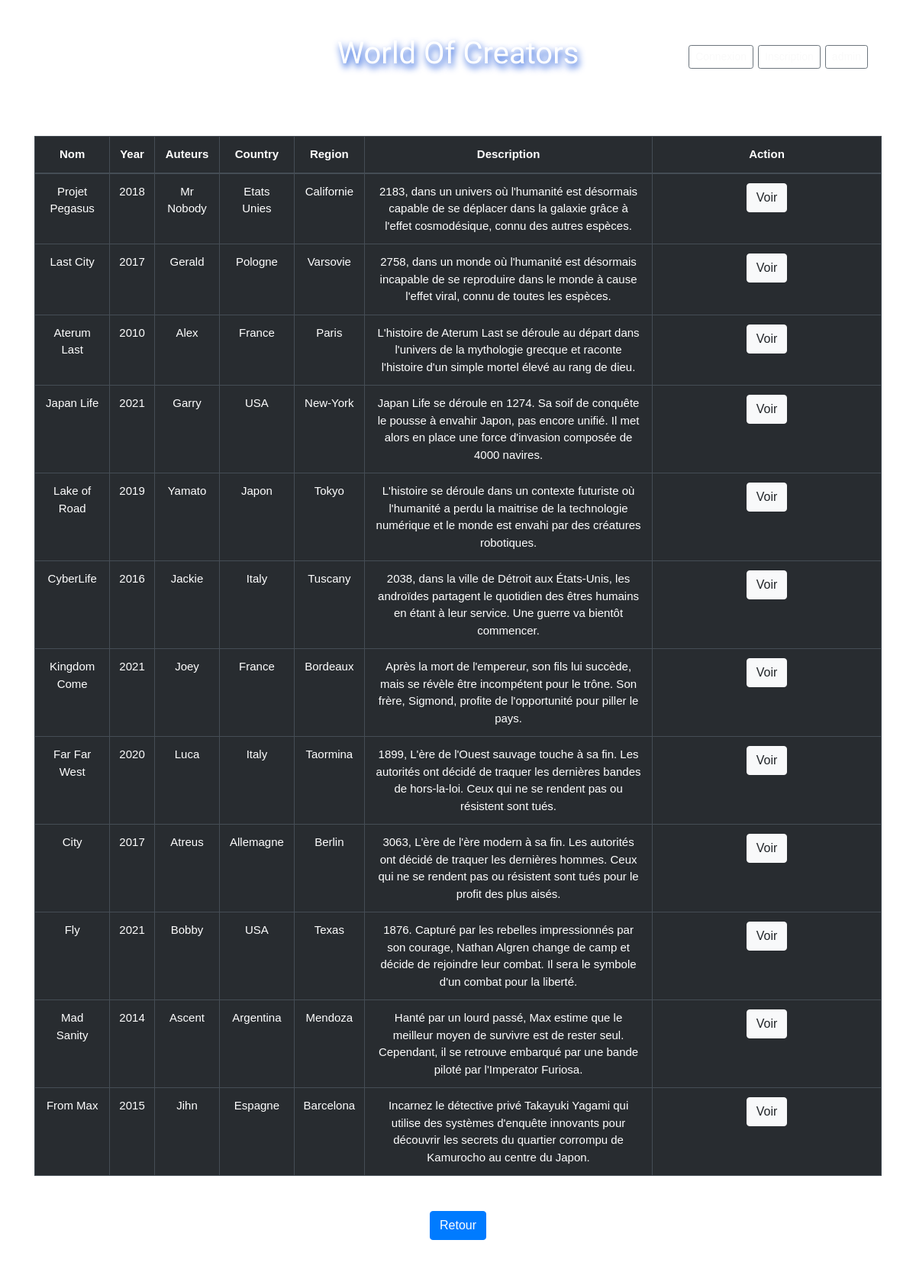
/a999/index.php (signed in), run on the app's committed database.
### tables this page shows
CREATE TABLE IF NOT EXISTS `articles` (
  `id` int(11) NOT NULL AUTO_INCREMENT,
  `name` varchar(50) NOT NULL,
  `year` int(11) NOT NULL,
  `authors` varchar(50) NOT NULL,
  `country` varchar(20) NOT NULL,
  `region` varchar(30) NOT NULL,
  `description` varchar(500) NOT NULL,
  `picture` varchar(255) NOT NULL,
  `date-creation` timestamp NOT NULL DEFAULT CURRENT_TIMESTAMP ON UPDATE CURRENT_TIMESTAMP,
  PRIMARY KEY (`id`)
);

### a999/index.php (the view, shortened to what this page needs)
<?php
include('../include/header.php');
if (isset($_SESSION['admin'])) {
?>
    <div class="row">
        <table class="table table-bordered table-dark">
            <thead>
                <tr class="ok">
                    <th scope="col">Nom</th>
                    <th scope="col">Year</th>
                    <th scope="col">Auteurs</th>
                    <th scope="col">Country</th>
                    <th scope="col">Region</th>
                    <th scope="col">Description</th>
                    <th scope="col">Action</th>
                </tr>
            </thead>
            <tbody>
                <?php
                $db = Database::connect();
                $statement = $db->query('SELECT id, name, year, authors ,country,region,description  FROM articles');
                while ($articles = $statement->fetch()) {
                    echo '<tr>';
                    echo '<td>' . $articles['name'] . '</td>';
                    echo '<td>' . $articles['year'] . '</td>';
                    echo '<td>' . $articles['authors'] . '</td>';
                    echo '<td>' . $articles['country'] . '</td>';
                    echo '<td>' . $articles['region'] . '</td>';
                    echo '<td>' . $articles['description'] . '</td>';
                    echo '<td width=300>';
                    echo '<a class="btn btn-light" href="../php/view.php?id=' . $articles['id'] .  '"> Voir </a>';
                    echo '</td>';
                    echo '</tr>';
                }
                ?>
        </table>
    </div>
    </div>
    <div>
        <a class="btn btn-primary" href="../index.php">Retour</a>
    </div>
    <footer>
        <div class="footer-copyright text-center py-3">© 2021 Copyright :
            <a>Don Jo</a>
        </div>
    </footer>
<?php
}
?>
</body>
</html>

### assets/css/style1.css (style rules this page uses)
body { background: url(../img/bg2.png); min-width: 100%; min-height: 100%; top: 0; left: 0; font-size: 15px; font-family: "Comic Sans MS", sans-serif; text-align: center; }
.footer-copyright { color: white; }
.table { display: block; overflow-x: auto; width: 100%; }
.table-bordered { background-color: rgb(40, 44, 48); }
.row { margin: 30px; }

### data on the page
articles: name "Projet Pegasus", year "2018", authors "Mr Nobody", country "Etats Unies", region "Californie", description "2183, dans un univers où l'humanité est désormais capable de se déplacer dans la galaxie grâce à l'effet cosmodésique, connu des autres espèces."
articles: name "Last City", year "2017", authors "Gerald", country "Pologne", region "Varsovie", description "2758, dans un monde où l'humanité est désormais incapable de se reproduire dans le monde à cause l'effet viral, connu de toutes les espèces."
articles: name "Aterum Last", year "2010", authors "Alex", country "France", region "Paris", description "L'histoire de Aterum Last se déroule au départ dans l'univers de la mythologie grecque et raconte l'histoire d'un simple mortel élevé au rang de dieu."
articles: name "Japan Life", year "2021", authors "Garry", country "USA", region "New-York", description "Japan Life se déroule en 1274. Sa soif de conquête le pousse à envahir Japon, pas encore unifié. Il met alors en place une force d'invasion composée de 4000 navires."
articles: name "Lake of Road", year "2019", authors "Yamato", country "Japon", region "Tokyo", description "L'histoire se déroule dans un contexte futuriste où l'humanité a perdu la maitrise de la technologie numérique et le monde est envahi par des créatures robotiques."
articles: name "CyberLife", year "2016", authors "Jackie", country "Italy", region "Tuscany", description "2038, dans la ville de Détroit aux États-Unis, les androïdes partagent le quotidien des êtres humains en étant à leur service. Une guerre va bientôt commencer."
articles: name "Kingdom Come", year "2021", authors "Joey", country "France", region "Bordeaux", description "Après la mort de l'empereur, son fils lui succède, mais se révèle être incompétent pour le trône. Son frère, Sigmond, profite de l'opportunité pour piller le pays."
articles: name "Far Far West", year "2020", authors "Luca", country "Italy", region "Taormina", description "1899, L'ère de l'Ouest sauvage touche à sa fin. Les autorités ont décidé de traquer les dernières bandes de hors-la-loi. Ceux qui ne se rendent pas ou résistent sont tués."
articles: name "City", year "2017", authors "Atreus", country "Allemagne", region "Berlin", description "3063, L'ère de l'ère modern à sa fin. Les autorités ont décidé de traquer les dernières hommes. Ceux qui ne se rendent pas ou résistent sont tués pour le profit des plus aisés."
articles: name "Fly", year "2021", authors "Bobby", country "USA", region "Texas", description "1876. Capturé par les rebelles impressionnés par son courage, Nathan Algren change de camp et décide de rejoindre leur combat. Il sera le symbole d'un combat pour la liberté."
articles: name "Mad Sanity", year "2014", authors "Ascent", country "Argentina", region "Mendoza", description "Hanté par un lourd passé, Max estime que le meilleur moyen de survivre est de rester seul. Cependant, il se retrouve embarqué par une bande piloté par l'Imperator Furiosa."
articles: name "From Max", year "2015", authors "Jihn", country "Espagne", region "Barcelona", description "Incarnez le détective privé Takayuki Yagami qui utilise des systèmes d'enquête innovants pour découvrir les secrets du quartier corrompu de Kamurocho au centre du Japon."
